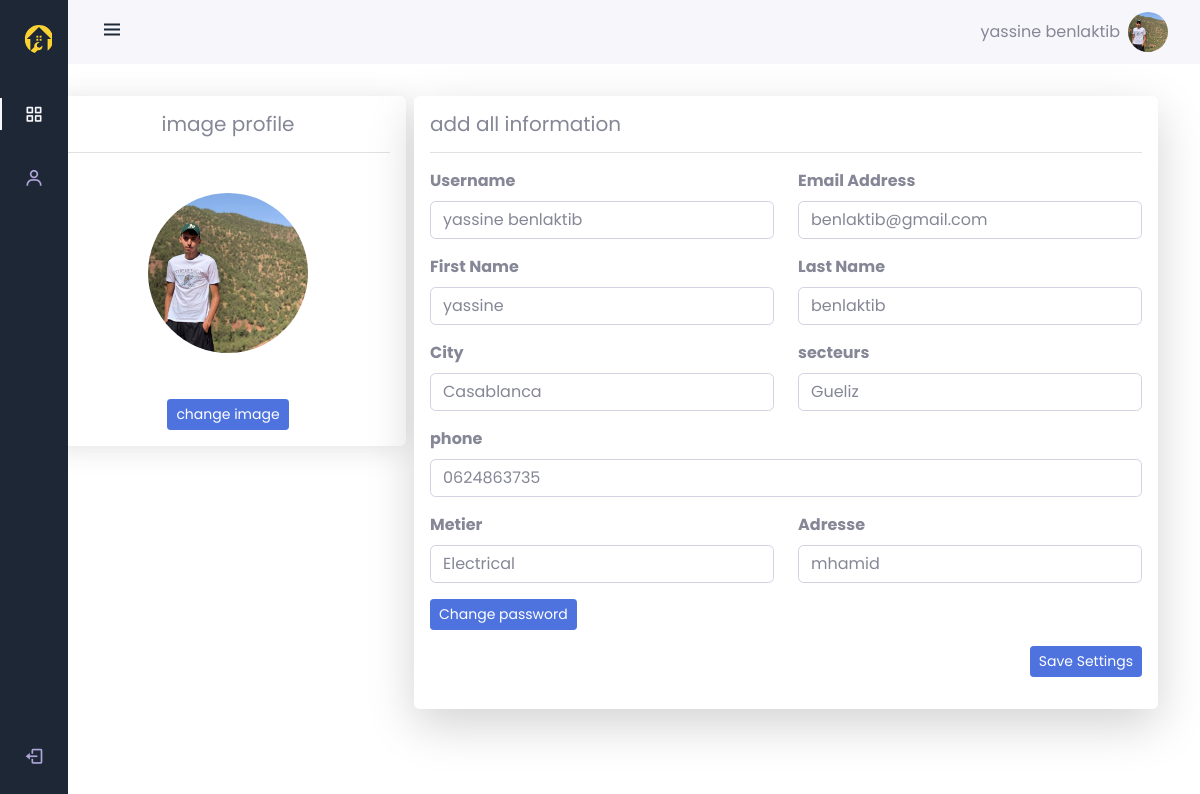
Page /pages/dashboardUser (signed in) on the committed database.
### tables this page shows
CREATE TABLE `techniciens` (
  `Id_tech` int(11) NOT NULL,
  `nom` varchar(100) NOT NULL,
  `prenom` varchar(100) NOT NULL,
  `email` varchar(100) NOT NULL,
  `phone` varchar(100) NOT NULL,
  `Fk_cat` int(100) NOT NULL,
  `adresse` varchar(100) NOT NULL,
  `id_ville` int(100) NOT NULL,
  `secteur` varchar(255) NOT NULL,
  `img` varchar(100) NOT NULL,
  `password` varchar(100) NOT NULL,
  `feedback` int(100) NOT NULL
);

CREATE TABLE `villes` (
  `id_ville` int(11) NOT NULL,
  `nom_ville` varchar(255) DEFAULT NULL
);

CREATE TABLE `categories` (
  `id_cat` int(11) NOT NULL,
  `nom` varchar(100) NOT NULL,
  `description` varchar(100) NOT NULL,
  `img` varchar(255) DEFAULT NULL
);

### app/libraries/Core.php (called while the page is built, shortened)
<?php
  class Core {
    protected $currentMethod = 'index';
    public function __construct(){
      $url = $this->getUrl();
      $this->currentController = new $this->currentController;
      if(isset($url[1])){
        if(method_exists($this->currentController, $url[1])){
          $this->currentMethod = $url[1];
          unset($url[1]);
        }
        else{
          echo 'Method does not exist';
        }
      }
      $this->params = $url ? array_values($url) : [];
      call_user_func_array([$this->currentController, $this->currentMethod], $this->params);
    }
    public function getUrl(){
      if(isset($_GET['url'])){
        $url = rtrim($_GET['url'], '/');
        $url = filter_var($url, FILTER_SANITIZE_URL);
        $url = explode('/', $url);
        return $url;
      }
    }
  }

### public/index.php (called while the page is built, shortened)
<?php
  $init = new Core;
  ?>

### app/libraries/Database.php (called while the page is built, shortened)
<?php
class Database
{
  private $host = DB_HOST;
  private $user = DB_USER;
  private $pass = DB_PASS;
  private $dbname = DB_NAME;
  private $dbh;
  private $stmt;
  public function __construct()
  {
    $dsn = 'mysql:host=' . $this->host . ';dbname=' . $this->dbname;
    $options = array(
      PDO::ATTR_PERSISTENT => true,
      PDO::ATTR_ERRMODE => PDO::ERRMODE_EXCEPTION
    );
    try {
      $this->dbh = new PDO($dsn, $this->user, $this->pass, $options);
    } catch (PDOException $e) {
      $this->error = $e->getMessage();
      echo $this->error;
    }
  }
  public function query($sql)
  {
    $this->stmt = $this->dbh->prepare($sql);
  }
  public function bind($param, $value, $type = null)
  {
    if (is_null($type)) {
      switch (true) {
        case is_int($value):
          $type = PDO::PARAM_INT;
          break;
      }
    }
    $this->stmt->bindValue($param, $value, $type);
  }
  public function execute()
  {
    return $this->stmt->execute();
  }
  public function single()
  {
    $this->execute();
    return $this->stmt->fetch(PDO::FETCH_OBJ);
  }
}

### app/models/technicien.php (called while the page is built, shortened)
<?php
class Technicien
{
    private $db;
    public function __construct()
    {
        $this->db = new Database;
    }
    public function getAllCity()
    {
        $this->db->query("SELECT * FROM villes;");
        return $this->db->resultSet();
    }
    public function getTech($id_tech)
    {
        $this->db->query("SELECT t.Id_tech, t.nom, t.prenom, t.email, t.phone, c.nom metier, t.adresse, v.nom_ville ville, t.secteur, t.img, t.password, t.feedback
        FROM techniciens t
        JOIN categories c ON t.Fk_cat = c.id_cat
        JOIN villes v ON t.id_ville = v.id_ville WHERE id_tech = :id_tech");
        $this->db->bind(':id_tech', $id_tech);
        return $this->db->single();
    }
    public function getVille($id_tech)
    {
        $sql = "SELECT techniciens.id_ville, villes.nom_ville
        FROM techniciens
        JOIN villes ON techniciens.id_ville = villes.id_ville
        WHERE techniciens.Id_tech = :id_tech";
        $this->db->query($sql);
        $this->db->bind(':id_tech', $id_tech);
        return $this->db->single();
    }
    public function getMetier($id_tech)
    {
        $sql = "SELECT techniciens.Fk_cat, categories.nom
        FROM techniciens
        JOIN categories ON techniciens.Fk_cat = categories.id_cat
        WHERE techniciens.Id_tech = :id_tech";
        $this->db->query($sql);
        $this->db->bind(':id_tech', $id_tech);
        return $this->db->single();
    }
}

### app/views/pages/dashboardUser.php (the view, shortened to what this page needs)
<?php include_once APPROOT . '/views/inc/head.php'; ?>
<body id="body-pd">
  <?php include_once APPROOT . '/views/inc/dashboard/navbar.php'; ?>
  <?php include_once APPROOT . '/views/inc/dashboard/sidebaruser.php';
  ?>
  <form class="g-3 needs-validation" method="POST" action="<?php echo URLROOT . '/TechController/updateTech/' . $data[1]->Id_tech; ?>" enctype="multipart/form-data" novalidate>
    <div class="mt-7 container">
      <div class="row gap-lg-2">
        <div class="img ms-2 card-body text-center shadow col-12 col-lg-3 bg-body rounded h-50                                                 ">
          <h5>image profile</h5>
          <hr>
          <div class="d-flex flex-column justify-content-center">
            <label for="img"><img class="rounded-circle mb-3 mt-4" src="<?php echo URLROOT ?>/public/upload/<?php echo $data[1]->img; ?>" width="160" height="160"></label>
            <div>
              <label for="img" class="btn btn-primary btn-sm">change image</label>
            </div>
          </div>
        </div>
        <div class="categories col-12 col-lg-8 shadow-lg p-3 mb-5 bg-body rounded">
          <h5>add all information</h5>
          <hr>
          <div class="row">
            <div class="col">
              <div class="mb-3"><label class="form-label" for="username"><strong>Username</strong></label><input class="form-control" type="text" id="username" placeholder="Username" name="username" value="<?php echo $data[1]->nom . ' ' . $data[1]->prenom  ?>" required></div>
            </div>
            <div class="col">
              <div class="mb-3"><label class="form-label" for="email"><strong>Email Address</strong></label><input class="form-control" type="email" id="email" placeholder="Email" name="email" value="<?php echo $data[1]->email; ?>" required></div>
            </div>
          </div>
          <div class="row">
            <div class="col">
              <div class="mb-3"><label class="form-label" for="first_name"><strong>First Name</strong></label><input class="form-control" type="text" id="first_name" placeholder="firt name" name="nom" value="<?php echo $data[1]->nom; ?>" required></div>
            </div>
            <div class="col">
              <div class="mb-3"><label class="form-label" for="last_name"><strong>Last Name</strong></label><input class="form-control" type="text" id="last_name" placeholder="Last name" name="prenom" value="<?php echo $data[1]->prenom; ?>" required></div>
            </div>
          </div>
          <div class="row">
            <div class="col">
              <label class="form-label" for="city"><strong>City</strong></label>
              <select class="form-control select-city" name="ville" id="nom_ville" required>
                <option selected value="<?php echo $data[4]->id_ville ?>"><?php echo $data[4]->nom_ville ?></option>
              </select>
            </div>
            <div class="col">
              <div class="mb-3">
                <label class="form-label" for=""><strong>secteurs</strong></label>
                <select class="form-control" name="secteur" id="secteurs" required>
                  <option value="<?php echo $data[1]->secteur ?>"><?php echo $data[1]->secteur ?></option>
                  </select>
                </div>
              </div>
            </div>
            <div class="row">
              <div class="col">
                <div class="mb-3">
                <label class="form-label" for="last_name"><strong>phone</strong></label><input class="form-control" type="text" id="last_name" placeholder="Phone" name="phone" value="<?php echo $data[1]->phone; ?>" required>
              </div>
            </div>
          </div>
          <div class="row">
            <div class="col">
              <div class="mb-3">
                <label class="form-label" for="metier"><strong>Metier</strong></label>
                <select class="form-control" name="job" id="metier" required>
                  <option selected value="<?php echo $data[5]->Fk_cat ?>"><?php echo $data[5]->nom ?></option>
                </select>
              </div>
            </div>
            <div class="col">
              <div class="mb-3"><label class="form-label" for="last_name"><strong>Adresse</strong></label><input class="form-control" type="text" id="last_name" placeholder="Adresse" name="adresse" value="<?php echo $data[1]->adresse; ?>" required></div>
            </div>
          </div>
          <div class="row">
            <p>
              <button class="btn btn-primary btn-sm" type="button" data-bs-toggle="collapse" data-bs-target="#collapseExample" aria-expanded="false" aria-controls="collapseExample">
                Change password
              </button>
            </p>
          </div>
          <div class="mb-3 d-flex justify-content-end"><button class="btn btn-primary btn-sm" type="submit">Save Settings</button>
          </div>
        </div>
      </div>
    </div>
  </form>
  <?php include_once APPROOT . '/views/inc/linkJS.php'; ?>

### app/controllers/PagesController.php (shortened to what this page needs)
<?php
class PagesController extends Controller
{
  public function __construct()
  {
    $this->categorieModel = $this->model('Categorie');
    $this->technicienModel = $this->model('technicien');
  }
  public function dashboardUser()
  {
    if ($_SESSION['role'] == "user") {
      $dataTech = $this->technicienModel->getTech($_SESSION['id']);
      $ville = $this->technicienModel->getVille($_SESSION['id']);
      $metier = $this->technicienModel->getMetier($_SESSION['id']);
      $categories = $this->categorieModel->getCategories();
      $AllCity = $this->technicienModel->getAllCity();
      $data = [
        ["title" => "dashboardUser"],
        $dataTech, $categories,$AllCity,$ville,$metier
      ];
      $this->view('pages/dashboardUser', $data);
    } else {
      redirect('pages/login');
    }
  }
}

### app/libraries/Controller.php (shortened to what this page needs)
<?php
  class Controller {
    public function model($model){
      return new $model();
    }
    public function view($view, $data = []){
      if(file_exists('../app/views/' . $view . '.php')){
      require_once '../app/views/'. $view .'.php';
      } else {
        die('View does not exist');
      }
    }
  }
  ?>

### app/views/inc/head.php (shortened to what this page needs)
<!DOCTYPE html>
<html lang="en">
<head>
    <link rel="stylesheet" href="./css/bootstrap.css">
    <link rel="stylesheet" href="https://pro.fontawesome.com/releases/v5.10.0/css/all.css"/>
    <link rel="stylesheet" href="<?php echo URLROOT; ?>/bootstrap/css/bootstrap.min.css">
    <link rel="stylesheet" href="<?php echo URLROOT; ?>/bootstrap/css/dashboard.css">
    <link rel="stylesheet" href="<?php echo URLROOT; ?>/bootstrap/css/style.css">
    <link rel="stylesheet" href="<?php echo URLROOT; ?>/public/wow.js/css/animate.min.css">
    <link rel="stylesheet" href="<?php echo URLROOT; ?>/public/wow.js/css/libs/animate.css">
    <link rel="stylesheet" href="https://cdn.jsdelivr.net/npm/boxicons@latest/css/boxicons.min.css">
</head>

### app/views/inc/dashboard/navbar.php (shortened to what this page needs)
<header class="header" id="header">
    <div class="header_toggle"> <i class='bx bx-menu' id="header-toggle"></i> </div>
    <div class="d-flex gap-2 align-items-center justify-content-center">
      <span><?php if(isset($_SESSION[ 'username'])){
        echo $_SESSION['username'];
      } ?></span>
      <div class="header_img"> <img src="<?php
      if($_SESSION['role'] == "admin"){
        echo URLROOT .'/public/images/avatar.svg';
      }
      else{
        echo URLROOT.'/public/upload/'.$data[1]->img;
      } ?>" alt=""> </div>
    </div>
  </header>

### app/views/inc/dashboard/sidebaruser.php (shortened to what this page needs)
<div class="l-navbar" id="nav-bar">
    <nav class="nav">
      <div> <a href="<?php echo URLROOT?>" class="nav_logo"> <img src="<?php echo URLROOT; ?>/public/images/logo.svg" alt="logo" width="30">  </a>
        <div class="nav_list"> <a href="<?php echo URLROOT?>/pages/dashboardUser" class="nav_link active"> <i class='bx bx-grid-alt nav_icon'></i>  </a>
              <a href="<?php echo URLROOT?>/pages/profile" class="nav_link"> <i class='bx bx-user nav_icon'></i>
            <span class="nav_name">works</span> </a>
               </div>
      </div> <a href="<?php echo URLROOT?>/TechController/logout" class="nav_link"> <i class='bx bx-log-out nav_icon'></i> <span class="nav_name">Logout</span>
      </a>
    </nav>
  </div>

### app/views/inc/linkJS.php (shortened to what this page needs)
</body>
</html>

### rows in the picture
techniciens: img (picture), username "yassine benlaktib", email "benlaktib@gmail.com", nom "yassine", prenom "benlaktib", ville "Casablanca", secteur "Gueliz", phone "0624863735", job "Electrical", adresse "mhamid"

### other values in the picture
$_SESSION['username'] "yassine benlaktib"
